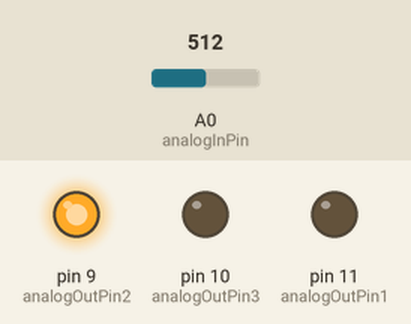
A sketch run on a simulated Arduino Uno, built with avr-gcc and run on an emulated ATmega328P. Shown: output pins drawn as LEDs (lit = HIGH). The test bench sets the inputs (shaded band); at power-on: A0 (analogInPin) = 512.

Above: at 1.2 s.
1.3 s: A0 (analogInPin) set to 716
At 2.1 s:
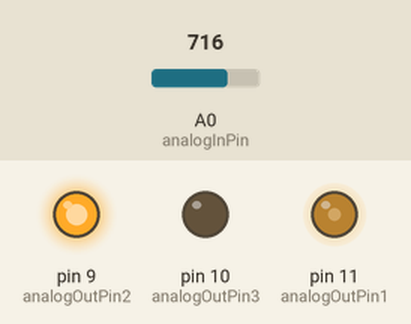
2.8 s: A0 (analogInPin) set to 900
At 3.3 s:
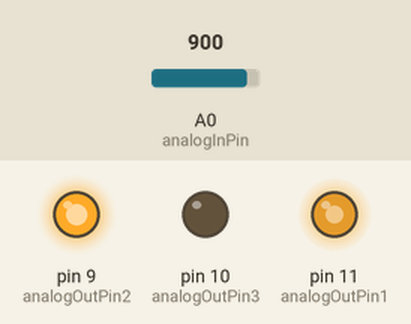
4.3 s: A0 (analogInPin) set to 511
At 5.5 s:
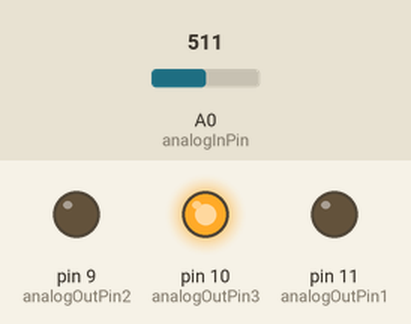
5.8 s: A0 (analogInPin) set to 306
At 6.7 s:
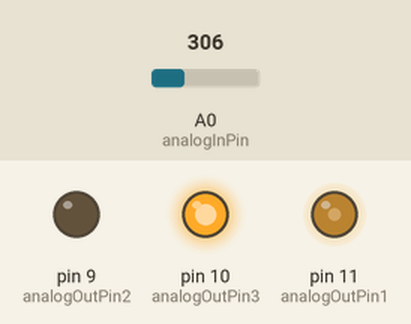
7.3 s: A0 (analogInPin) set to 245
At 7.8 s:
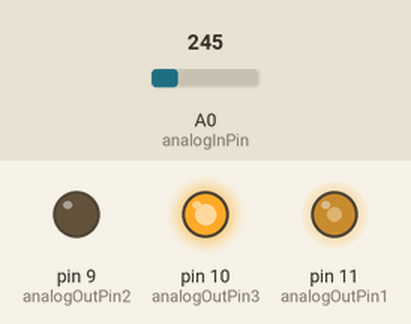
Timing chart, 0 to 9.8 s (numbered marks = the images above; inputs shaded):
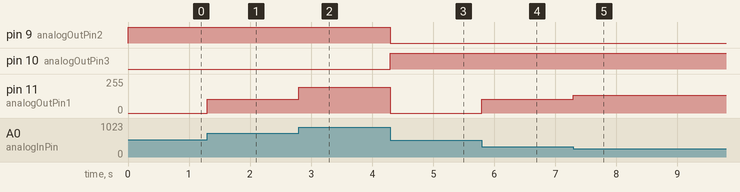

Measured:
- after the input at 1.3 s, pin 11 (analogOutPin1): 0/255 → 102/255 at once
- after the input at 2.8 s, pin 11 (analogOutPin1): 102/255 → 194/255 at once
- after the input at 4.3 s, pin 9 (analogOutPin2): HIGH → LOW at once; pin 10 (analogOutPin3): LOW → HIGH at once; pin 11 (analogOutPin1): 194/255 → 0/255 at once
- after the input at 5.8 s, pin 11 (analogOutPin1): 0/255 → 103/255 at once
- after the input at 7.3 s, pin 11 (analogOutPin1): 103/255 → 133/255 at once

The sketch:

ProportionalPotControl.ino
```cpp
const int analogOutPin1=11;
const int analogOutPin2=9;
const int analogOutPin3=10;
const int analogInPin=A0;


int val = 0;
int val2 = 0;
int mag = 0;


void setup(){
}

  void loop(){

val = analogRead(analogInPin);
val2 = val-512;
mag = abs(val2/2);

   if(mag>255){
    mag = 255;
   }
   if(val2<0){
   analogWrite(analogOutPin2,0);
   analogWrite(analogOutPin1,mag);
   analogWrite(analogOutPin3,255);
   }
   else{
   analogWrite(analogOutPin3,0);
   analogWrite(analogOutPin1,mag);
   analogWrite(analogOutPin2,255);
   }
 Serial.println(val);
 Serial.println(mag);

   delay(2);
  }
```
